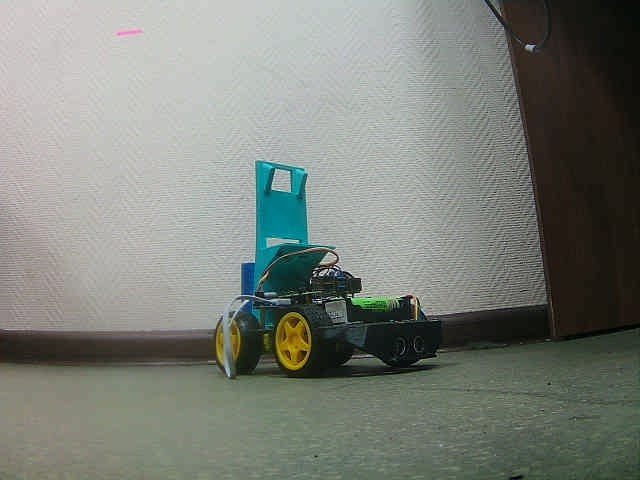
#> input picture sensors/tech_v/research/match/scale_begin.jpg, 640 x 480 px, found by its file name
$ python seminar_8.py
#> lines starting #> are read from the running program, lines starting #| are printed output that depends on the picture
import cv2
import numpy as np

img1 = cv2.imread('photos/scale_begin.jpg', cv2.IMREAD_GRAYSCALE)
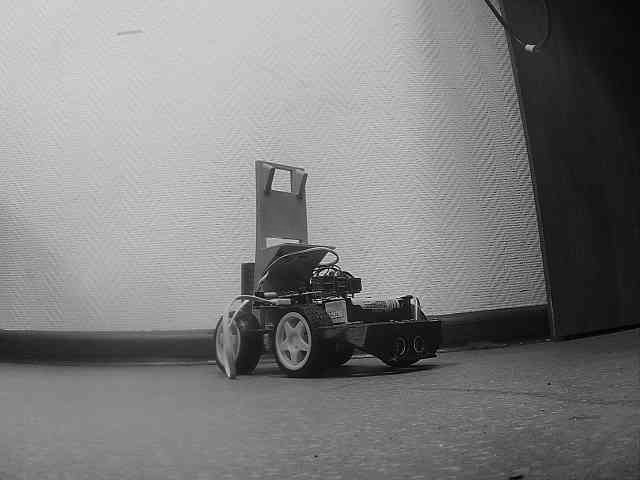
#> img1: shape (480, 640); min 0, max 254, mean 125.8
img2 = cv2.imread('photos/scale_end.jpg', cv2.IMREAD_GRAYSCALE)
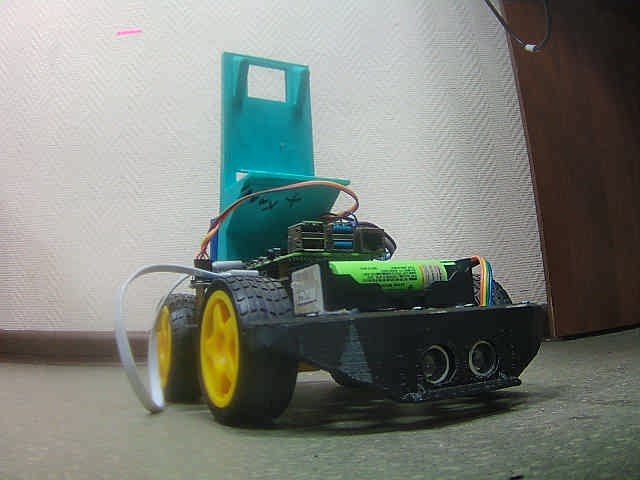
#> input picture sensors/tech_v/research/match/scale_end.jpg, 640 x 480 px, found by its file name
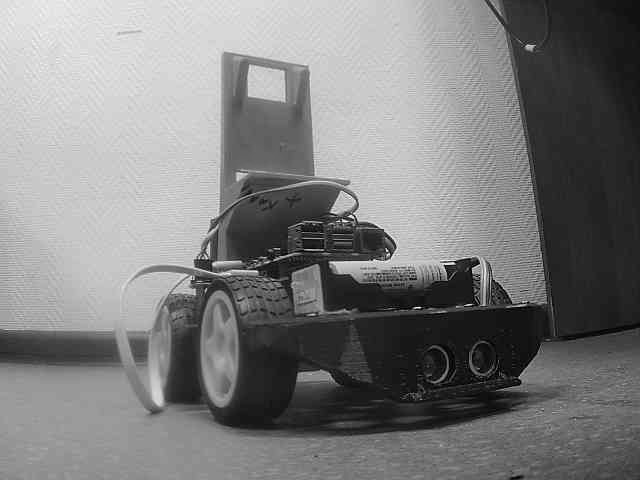
#> img2: shape (480, 640); min 0, max 255, mean 125.8

sift = cv2.SIFT_create()
kp1, des1 = sift.detectAndCompute(img1, None)
#> kp1 = 254 keypoints; strongest (x, y, size): (412, 300, 2), (411, 297, 2), (321, 274, 3.2), (529, 47, 4.7)
kp2, des2 = sift.detectAndCompute(img2, None)
#> kp2 = 548 keypoints; strongest (x, y, size): (350, 216, 2.1), (453, 263, 1.9), (344, 221, 2.2), (268, 262, 1.8)

img1_sift = cv2.drawKeypoints(img1, kp1, None, flags=cv2.DRAW_MATCHES_FLAGS_DRAW_RICH_KEYPOINTS)
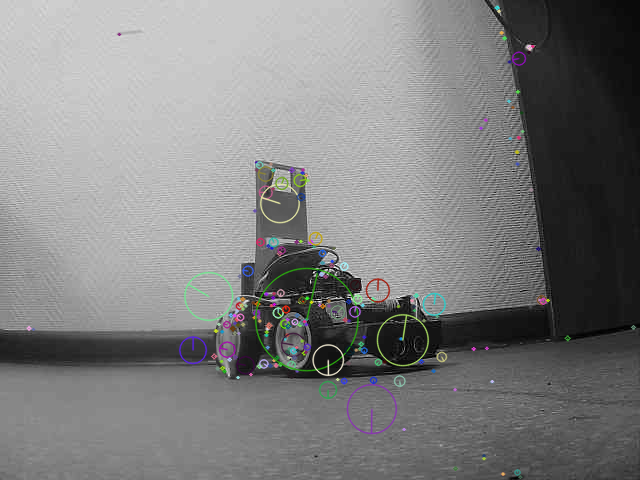
#> img1_sift: shape (480, 640, 3); mean of channels 0, 1, 2 126.4, 126.6, 126.4; drawn as B, G, R
img2_sift = cv2.drawKeypoints(img2, kp2, None, flags=cv2.DRAW_MATCHES_FLAGS_DRAW_RICH_KEYPOINTS)
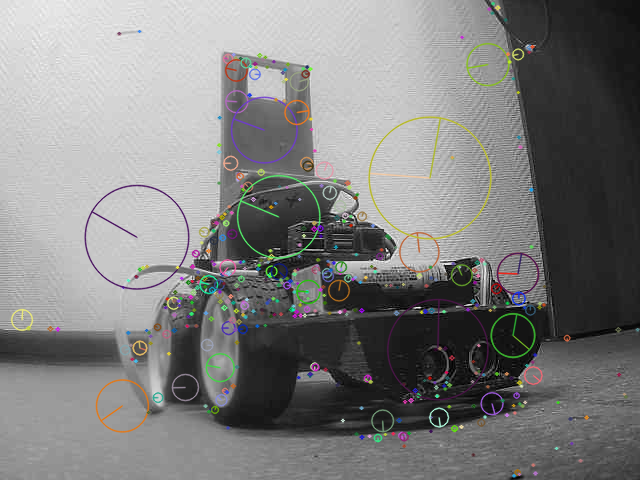
#> img2_sift: shape (480, 640, 3); mean of channels 0, 1, 2 125.9, 126.5, 126.7; drawn as B, G, R

cv2.imshow("Key_points_1", img1_sift)
cv2.imshow("Key_points_2", img2_sift)

# FLANN params for SIFT (float descriptors)
FLANN_INDEX_KDTREE = 1
index_params = dict(algorithm=FLANN_INDEX_KDTREE, trees=5)
search_params = dict(checks=50)
flann = cv2.FlannBasedMatcher(index_params, search_params)

matches = flann.knnMatch(des1.astype(np.float32), des2.astype(np.float32), k=2)
#> matches = 254 matches

# Lowe's ratio test
ratio_thresh = 0.75
good = []
for m, n in matches:
    if m.distance < ratio_thresh * n.distance:
        good.append(m)
#> after the loop, good = 25 matches

matched_img = cv2.drawMatches(img1, kp1, img2, kp2, good, None, flags=cv2.DrawMatchesFlags_NOT_DRAW_SINGLE_POINTS)
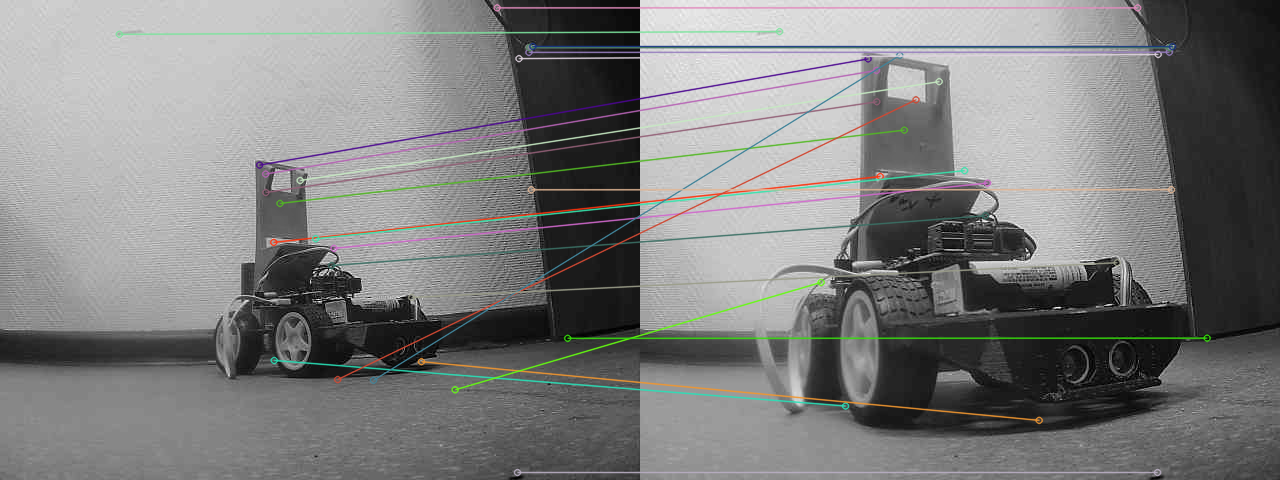
#> matched_img: shape (480, 1280, 3); mean of channels 0, 1, 2 125.6, 126.2, 126; drawn as B, G, R

cv2.imshow("Matches", matched_img)

if len(good) >= 4:
    pts1 = np.float32([kp1[m.queryIdx].pt for m in good]).reshape(-1, 1, 2)
#> pts1 = 25 rows, first 8: [118.9, 33.83], [259.1, 164.6], [265.2, 173.6], [265.3, 192], [273.2, 241.9], [273.8, 359.9], [279.5, 202.9], [299.7, 180]
    pts2 = np.float32([kp2[m.trainIdx].pt for m in good]).reshape(-1, 1, 2)
#> pts2 = 25 rows, first 8: [139.1, 31.07], [227.6, 58.43], [235.9, 69.96], [236.3, 101.3], [239.7, 176], [205.1, 405.6], [263.8, 129.6], [298.7, 81.12]

    H, mask = cv2.findHomography(pts1, pts2, cv2.RANSAC, ransacReprojThreshold=3.0)
#> H = [[6.01, 3.6, -1479.1], [1.96, 4.82, -1097.7], [0.00419, 0.00678, 1]]; mask = 25 values, max 1 at index 3, min 0 at index 0, mean 0.36
    # mask — Nx1, 1=inlier, 0=outlier
    inlier_matches = [good[i] for i in range(len(good)) if mask[i][0]]
#> inlier_matches = 9 matches
    print("Good matches:", len(good), "Inliers after RANSAC:", len(inlier_matches))
#| Good matches: 25 Inliers after RANSAC: 9
else:
    print("Not enough matches:", len(good))

matched_img_2 = cv2.drawMatches(img1, kp1, img2, kp2, inlier_matches, None,
                                flags=cv2.DrawMatchesFlags_NOT_DRAW_SINGLE_POINTS)
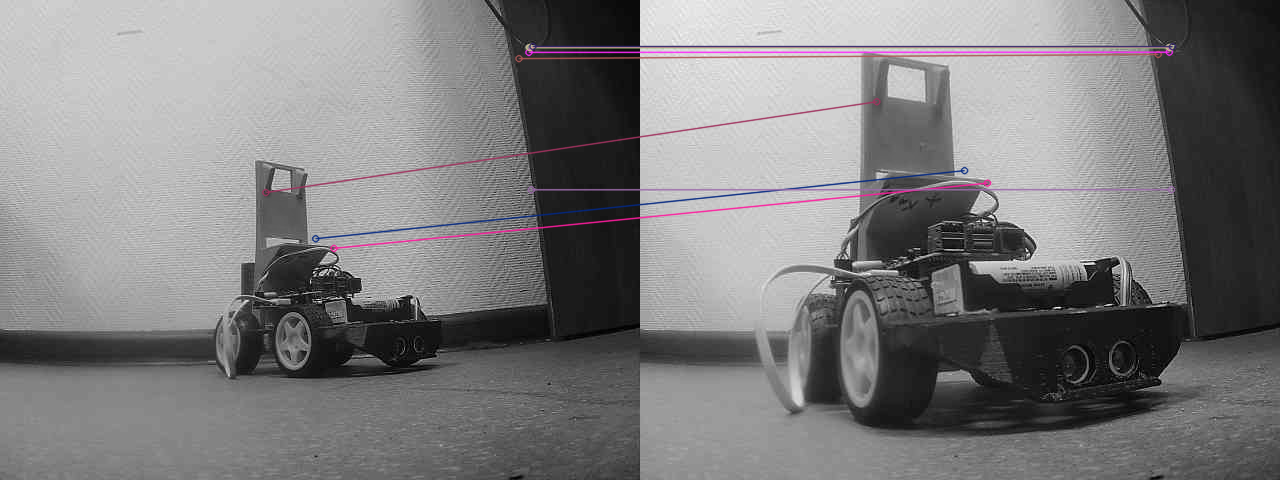
#> matched_img_2: shape (480, 1280, 3); mean of channels 0, 1, 2 125.7, 124.8, 125.8; drawn as B, G, R

cv2.imshow("Matches_2", matched_img_2)

cv2.waitKey(0)
cv2.destroyAllWindows()
